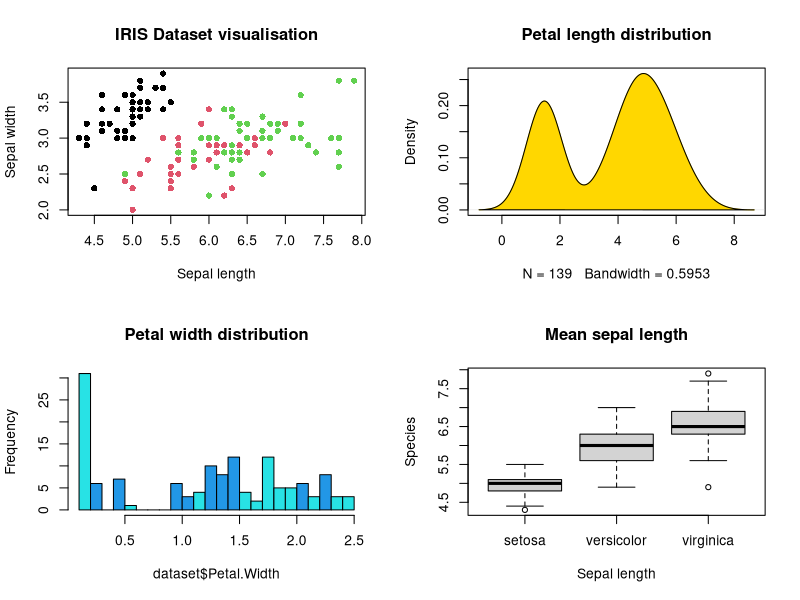

Reproduce this figure in R.
library(datasets)

dataset <- iris

dataset <- subset(dataset, Sepal.Width < 4)
dataset <- subset(dataset, Sepal.Length != 5.7)
dataset$Petal.Width[dataset$Petal.Width == 0.4] <- 0.5

par(mfrow=c(2,2))
plot(x = dataset$Sepal.Length, y = dataset$Sepal.Width, col = dataset$Species, pch = 16,
     xlab = "Sepal length", ylab = "Sepal width", main = "IRIS Dataset visualisation")
plot(x = density(dataset$Petal.Length), col = 'gold', main = "Petal length distribution")
polygon(x = density(dataset$Petal.Length), col = 'gold', main = "Petal length distribution")
hist(x = dataset$Petal.Width, col = dataset$Sepal.Length, breaks = 20, main = "Petal width distribution")
plot(dataset$Sepal.Length ~ dataset$Species, main = "Mean sepal length", xlab = 'Sepal length', ylab = "Species")

results <- aov(Sepal.Length ~ Species, data=dataset)
print(summary(results))
print(TukeyHSD(results))
